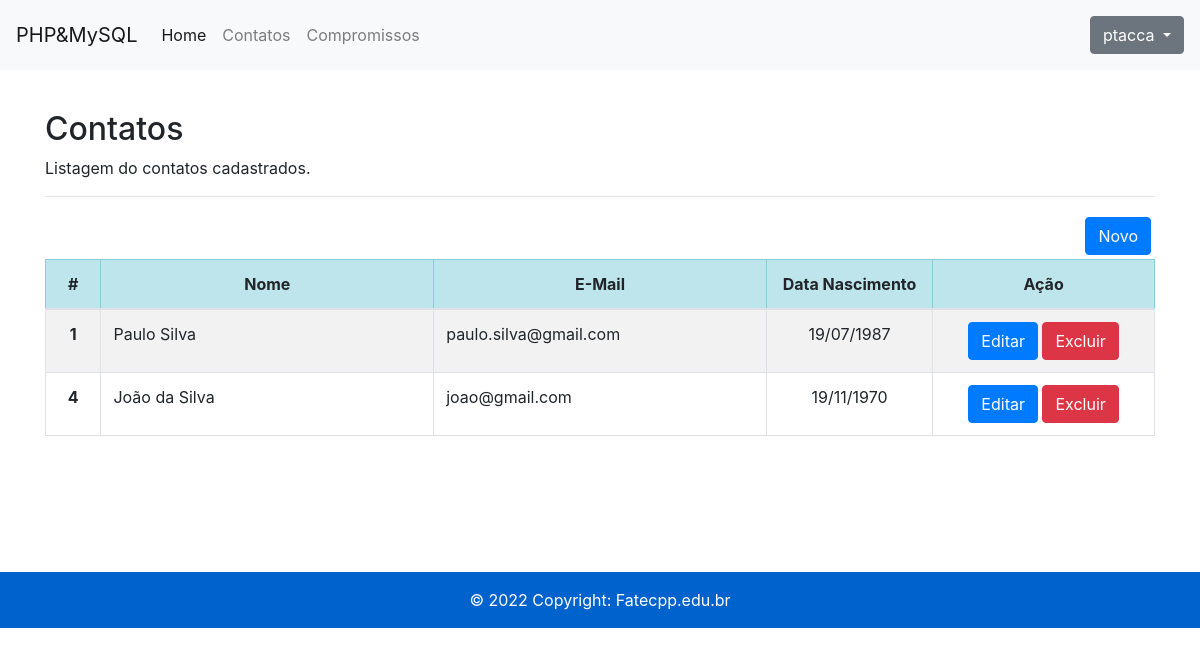
Page /contatos.php (signed in) on the committed database.
### tables this page shows
CREATE TABLE `contatos` (
  `id` int(11) NOT NULL,
  `nome` varchar(100) NOT NULL,
  `email` varchar(100) NOT NULL,
  `datanasc` date DEFAULT NULL,
  `created_at` datetime NOT NULL DEFAULT current_timestamp()
);

### contatos.php (the view, shortened to what this page needs)
<?php
require("header-inc.php");
require_once('connection.php');
$mysql_query = "SELECT * FROM contatos ORDER BY id";
$result = $conn->query($mysql_query);
?>
<div class="container">
  <h2>Contatos</h2>
  <p>Listagem do contatos cadastrados.</p>
  <hr>
  <div class="float-right p-1">
    <a href="insert-contato.php"><button type="button" class="btn btn-primary">Novo</button></a>
  </div>
  <table class="table table-striped table-bordered table-hover">
    <thead>
      <tr class="table-info" style="text-align:center">
        <th scope="col" style="width: 5%;">#</th>
        <th scope="col">Nome</th>
        <th scope="col" style="width: 30%;">E-Mail</th>
        <th scope="col" style="width: 15%;">Data Nascimento</th>
        <th scope="col" style="width: 20%;">Ação</th>
      </tr>
    </thead>
    <tbody>
      <?php while($data = mysqli_fetch_array($result)) { ?>
      <tr>
        <th scope="row" style="text-align:center"><?php echo $data['id']; ?></th>
        <td><?php echo $data['nome']; ?></td>
        <td><?php echo $data['email']; ?></td>
        <td style="text-align:center"><?php echo date('d/m/Y', strtotime($data['datanasc'])); ?></td>
        <td style="text-align:center">
          <a href="update-contato.php?id=<?php echo $data['id']; ?>">
            <button type="button" class="btn btn-primary">Editar</button></a>
          <a href="delete-contato.php?id=<?php echo $data['id']; ?>">
            <button type="button" class="btn btn-danger">Excluir</button></a>
        </td>
      </tr>
      <?php } ?>
    </tbody>
  </table>
</div>
<?php require("footer-inc.php"); ?>

### rows in the picture
contatos: id "1", nome "Paulo Silva", email "paulo.silva@gmail.com", datanasc "19/07/1987"
contatos: id "4", nome "João da Silva", email "joao@gmail.com", datanasc "19/11/1970"

### other values in the picture
$_SESSION["username"] "ptacca"
